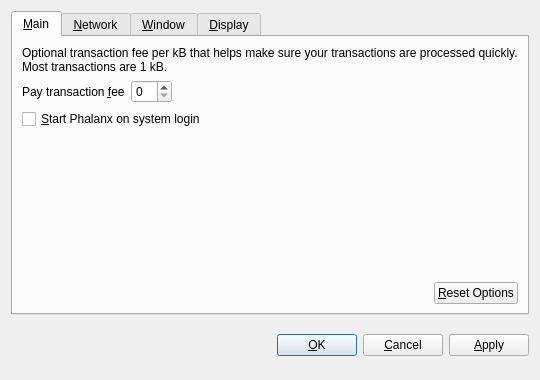
<?xml version="1.0" encoding="UTF-8"?>
<ui version="4.0">
 <class>OptionsDialog</class>
 <widget class="QDialog" name="OptionsDialog">
  <property name="geometry">
   <rect>
    <x>0</x>
    <y>0</y>
    <width>540</width>
    <height>380</height>
   </rect>
  </property>
  <property name="windowTitle">
   <string>Options</string>
  </property>
  <property name="modal">
   <bool>true</bool>
  </property>
  <layout class="QVBoxLayout" name="verticalLayout">
   <item>
    <widget class="QTabWidget" name="tabWidget">
     <property name="tabPosition">
      <enum>QTabWidget::North</enum>
     </property>
     <property name="currentIndex">
      <number>0</number>
     </property>
     <widget class="QWidget" name="tabMain">
      <attribute name="title">
       <string>&amp;Main</string>
      </attribute>
      <layout class="QVBoxLayout" name="verticalLayout_Main">
       <item>
        <widget class="QLabel" name="transactionFeeInfoLabel">
         <property name="text">
          <string>Optional transaction fee per kB that helps make sure your transactions are processed quickly. Most transactions are 1 kB.</string>
         </property>
         <property name="textFormat">
          <enum>Qt::PlainText</enum>
         </property>
         <property name="wordWrap">
          <bool>true</bool>
         </property>
        </widget>
       </item>
       <item>
        <layout class="QHBoxLayout" name="horizontalLayout_1_Main">
         <item>
          <widget class="QLabel" name="transactionFeeLabel">
           <property name="text">
            <string>Pay transaction &amp;fee</string>
           </property>
           <property name="textFormat">
            <enum>Qt::PlainText</enum>
           </property>
           <property name="buddy">
            <cstring>transactionFee</cstring>
           </property>
          </widget>
         </item>
         <item>
          <widget class="BitcoinAmountField" name="transactionFee"/>
         </item>
         <item>
          <spacer name="horizontalSpacer_1_Main">
           <property name="orientation">
            <enum>Qt::Horizontal</enum>
           </property>
           <property name="sizeHint" stdset="0">
            <size>
             <width>40</width>
             <height>20</height>
            </size>
           </property>
          </spacer>
         </item>
        </layout>
       </item>
       <item>
        <widget class="QCheckBox" name="bitcoinAtStartup">
         <property name="toolTip">
          <string>Automatically start Phalanx after logging in to the system.</string>
         </property>
         <property name="text">
          <string>&amp;Start Phalanx on system login</string>
         </property>
        </widget>
       </item>
       <item>
        <spacer name="verticalSpacer_Main">
         <property name="orientation">
          <enum>Qt::Vertical</enum>
         </property>
         <property name="sizeHint" stdset="0">
          <size>
           <width>20</width>
           <height>40</height>
          </size>
         </property>
        </spacer>
       </item>
       <item>
        <layout class="QHBoxLayout" name="horizontalLayout_2_Main">
         <item>
          <spacer name="horizontalSpacer_2_Main">
           <property name="orientation">
            <enum>Qt::Horizontal</enum>
           </property>
           <property name="sizeHint" stdset="0">
            <size>
             <width>40</width>
             <height>20</height>
            </size>
           </property>
          </spacer>
         </item>
         <item>
          <widget class="QPushButton" name="resetButton">
           <property name="toolTip">
            <string>Reset all client options to default.</string>
           </property>
           <property name="text">
            <string>&amp;Reset Options</string>
           </property>
           <property name="autoDefault">
            <bool>false</bool>
           </property>
          </widget>
         </item>
        </layout>
       </item>
      </layout>
     </widget>
     <widget class="QWidget" name="tabNetwork">
      <attribute name="title">
       <string>&amp;Network</string>
      </attribute>
      <layout class="QVBoxLayout" name="verticalLayout_Network">
       <item>
        <widget class="QCheckBox" name="mapPortUpnp">
         <property name="toolTip">
          <string>Automatically open the Phalanx client port on the router. This only works when your router supports UPnP and it is enabled.</string>
         </property>
         <property name="text">
          <string>Map port using &amp;UPnP</string>
         </property>
        </widget>
       </item>
       <item>
        <widget class="QCheckBox" name="connectSocks">
         <property name="toolTip">
          <string>Connect to the Phalanx network through a SOCKS proxy (e.g. when connecting through Tor).</string>
         </property>
         <property name="text">
          <string>&amp;Connect through SOCKS proxy:</string>
         </property>
        </widget>
       </item>
       <item>
        <layout class="QHBoxLayout" name="horizontalLayout_Network">
         <item>
          <widget class="QLabel" name="proxyIpLabel">
           <property name="text">
            <string>Proxy &amp;IP:</string>
           </property>
           <property name="textFormat">
            <enum>Qt::PlainText</enum>
           </property>
           <property name="buddy">
            <cstring>proxyIp</cstring>
           </property>
          </widget>
         </item>
         <item>
          <widget class="QValidatedLineEdit" name="proxyIp">
           <property name="maximumSize">
            <size>
             <width>140</width>
             <height>16777215</height>
            </size>
           </property>
           <property name="toolTip">
            <string>IP address of the proxy (e.g. 127.0.0.1)</string>
           </property>
          </widget>
         </item>
         <item>
          <widget class="QLabel" name="proxyPortLabel">
           <property name="text">
            <string>&amp;Port:</string>
           </property>
           <property name="textFormat">
            <enum>Qt::PlainText</enum>
           </property>
           <property name="buddy">
            <cstring>proxyPort</cstring>
           </property>
          </widget>
         </item>
         <item>
          <widget class="QLineEdit" name="proxyPort">
           <property name="maximumSize">
            <size>
             <width>55</width>
             <height>16777215</height>
            </size>
           </property>
           <property name="toolTip">
            <string>Port of the proxy (e.g. 9050)</string>
           </property>
          </widget>
         </item>
         <item>
          <widget class="QLabel" name="socksVersionLabel">
           <property name="text">
            <string>SOCKS &amp;Version:</string>
           </property>
           <property name="textFormat">
            <enum>Qt::PlainText</enum>
           </property>
           <property name="buddy">
            <cstring>socksVersion</cstring>
           </property>
          </widget>
         </item>
         <item>
          <widget class="QValueComboBox" name="socksVersion">
           <property name="toolTip">
            <string>SOCKS version of the proxy (e.g. 5)</string>
           </property>
          </widget>
         </item>
         <item>
          <spacer name="horizontalSpacer_Network">
           <property name="orientation">
            <enum>Qt::Horizontal</enum>
           </property>
           <property name="sizeHint" stdset="0">
            <size>
             <width>40</width>
             <height>20</height>
            </size>
           </property>
          </spacer>
         </item>
        </layout>
       </item>
       <item>
        <spacer name="verticalSpacer_Network">
         <property name="orientation">
          <enum>Qt::Vertical</enum>
         </property>
         <property name="sizeHint" stdset="0">
          <size>
           <width>20</width>
           <height>40</height>
          </size>
         </property>
        </spacer>
       </item>
      </layout>
     </widget>
     <widget class="QWidget" name="tabWindow">
      <attribute name="title">
       <string>&amp;Window</string>
      </attribute>
      <layout class="QVBoxLayout" name="verticalLayout_Window">
       <item>
        <widget class="QCheckBox" name="minimizeToTray">
         <property name="toolTip">
          <string>Show only a tray icon after minimizing the window.</string>
         </property>
         <property name="text">
          <string>&amp;Minimize to the tray instead of the taskbar</string>
         </property>
        </widget>
       </item>
       <item>
        <widget class="QCheckBox" name="minimizeOnClose">
         <property name="toolTip">
          <string>Minimize instead of exit the application when the window is closed. When this option is enabled, the application will be closed only after selecting Quit in the menu.</string>
         </property>
         <property name="text">
          <string>M&amp;inimize on close</string>
         </property>
        </widget>
       </item>
       <item>
        <spacer name="verticalSpacer_Window">
         <property name="orientation">
          <enum>Qt::Vertical</enum>
         </property>
         <property name="sizeHint" stdset="0">
          <size>
           <width>20</width>
           <height>40</height>
          </size>
         </property>
        </spacer>
       </item>
      </layout>
     </widget>
     <widget class="QWidget" name="tabDisplay">
      <attribute name="title">
       <string>&amp;Display</string>
      </attribute>
      <layout class="QVBoxLayout" name="verticalLayout_Display">
       <item>
        <layout class="QHBoxLayout" name="horizontalLayout_1_Display">
         <item>
          <widget class="QLabel" name="langLabel">
           <property name="text">
            <string>User Interface &amp;language:</string>
           </property>
           <property name="textFormat">
            <enum>Qt::PlainText</enum>
           </property>
           <property name="buddy">
            <cstring>lang</cstring>
           </property>
          </widget>
         </item>
         <item>
          <widget class="QValueComboBox" name="lang">
           <property name="toolTip">
            <string>The user interface language can be set here. This setting will take effect after restarting Phalanx.</string>
           </property>
          </widget>
         </item>
        </layout>
       </item>
       <item>
        <layout class="QHBoxLayout" name="horizontalLayout_2_Display">
         <item>
          <widget class="QLabel" name="unitLabel">
           <property name="text">
            <string>&amp;Unit to show amounts in:</string>
           </property>
           <property name="textFormat">
            <enum>Qt::PlainText</enum>
           </property>
           <property name="buddy">
            <cstring>unit</cstring>
           </property>
          </widget>
         </item>
         <item>
          <widget class="QValueComboBox" name="unit">
           <property name="toolTip">
            <string>Choose the default subdivision unit to show in the interface and when sending coins.</string>
           </property>
          </widget>
         </item>
        </layout>
       </item>
       <item>
        <widget class="QCheckBox" name="displayAddresses">
         <property name="toolTip">
          <string>Whether to show Phalanx addresses in the transaction list or not.</string>
         </property>
         <property name="text">
          <string>&amp;Display addresses in transaction list</string>
         </property>
        </widget>
       </item>
       <item>
        <spacer name="verticalSpacer_Display">
         <property name="orientation">
          <enum>Qt::Vertical</enum>
         </property>
         <property name="sizeHint" stdset="0">
          <size>
           <width>20</width>
           <height>40</height>
          </size>
         </property>
        </spacer>
       </item>
      </layout>
     </widget>
    </widget>
   </item>
   <item>
    <layout class="QHBoxLayout" name="horizontalLayout_Buttons">
     <item>
      <spacer name="horizontalSpacer_1">
       <property name="orientation">
        <enum>Qt::Horizontal</enum>
       </property>
       <property name="sizeHint" stdset="0">
        <size>
         <width>40</width>
         <height>48</height>
        </size>
       </property>
      </spacer>
     </item>
     <item>
      <widget class="QLabel" name="statusLabel">
       <property name="font">
        <font>
         <weight>75</weight>
         <bold>true</bold>
        </font>
       </property>
       <property name="text">
        <string/>
       </property>
       <property name="textFormat">
        <enum>Qt::PlainText</enum>
       </property>
       <property name="wordWrap">
        <bool>true</bool>
       </property>
      </widget>
     </item>
     <item>
      <spacer name="horizontalSpacer_2">
       <property name="orientation">
        <enum>Qt::Horizontal</enum>
       </property>
       <property name="sizeHint" stdset="0">
        <size>
         <width>40</width>
         <height>48</height>
        </size>
       </property>
      </spacer>
     </item>
     <item>
      <widget class="QPushButton" name="okButton">
       <property name="text">
        <string>&amp;OK</string>
       </property>
      </widget>
     </item>
     <item>
      <widget class="QPushButton" name="cancelButton">
       <property name="text">
        <string>&amp;Cancel</string>
       </property>
       <property name="autoDefault">
        <bool>false</bool>
       </property>
      </widget>
     </item>
     <item>
      <widget class="QPushButton" name="applyButton">
       <property name="text">
        <string>&amp;Apply</string>
       </property>
       <property name="autoDefault">
        <bool>false</bool>
       </property>
      </widget>
     </item>
    </layout>
   </item>
  </layout>
 </widget>
 <customwidgets>
  <customwidget>
   <class>BitcoinAmountField</class>
   <extends>QSpinBox</extends>
   <header>bitcoinamountfield.h</header>
  </customwidget>
  <customwidget>
   <class>QValueComboBox</class>
   <extends>QComboBox</extends>
   <header>qvaluecombobox.h</header>
  </customwidget>
  <customwidget>
   <class>QValidatedLineEdit</class>
   <extends>QLineEdit</extends>
   <header>qvalidatedlineedit.h</header>
  </customwidget>
 </customwidgets>
 <resources/>
 <connections/>
</ui>
